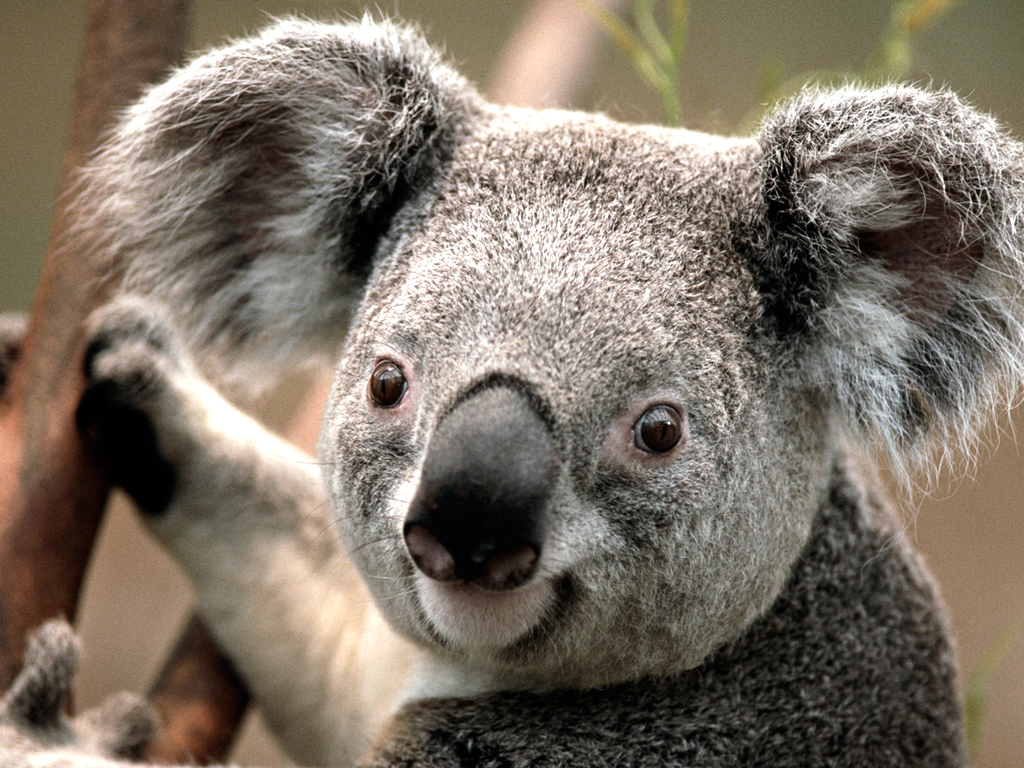
#> input picture original image.png, 1024 x 768 px
$ python circleblur.py 'original image.png' out.png 100
#> lines starting #> are read from the running program, lines starting #| are printed output that depends on the picture
from math import sqrt
from PIL import Image
from itertools import product
import sys
class Circle:
    radius=int(sys.argv[3])
    diameter=2*radius
    @staticmethod
    def pix_avg(pixes):
        r,g,b=0,0,0
        l=len(pixes)
        for p in pixes:
            r+=p[0]
            g+=p[1]
            b+=p[2]
        return (r//l,g//l,b//l)
    @staticmethod
    def is_valid_pixel(position):
        if position[0]<0 or position[0]>=width or position[1]<0 or position[1]>=height:
            return False
        return True
    def __init__(self,column,row):
        self.column=column
        self.row=row
        self.center=((2*column+1)*Circle.radius+column,(2*row+1)*Circle.radius+row)
        self.members=self.get_members()
        self.color=self.get_color()
    def get_members(self):
        members=[]
        for h in range(Circle.radius+1):
            x=int(sqrt(self.radius**2-h**2))
            for j in range(x+1):
                xes=(self.center[0]+j,self.center[0]-j)
                hes=(self.center[1]+h,self.center[1]-h)
                new_points=product(xes,hes)
                for m in new_points:
                    if Circle.is_valid_pixel(m):
                        members.append(m)
        return members
    def get_color(self):
        member_colors=[original.getpixel(address) for address in self.members]
        if len(self.members)==0:
            print(self.center)
            return(255,0,0)
        return Circle.pix_avg(member_colors)
    def appear(self,img):
        for m in self.members:
            img.putpixel(m,self.color)
original=Image.open(sys.argv[1])
#> original is the input picture: PIL image 1024x768 RGB; mean R, G, B 125.4, 114.7, 102
new_image=Image.new('RGB',original.size)
#> new_image: PIL image 1024x768 RGB; every value is 0
width,height=original.size
#> width = 1024; height = 768
circle_row=width//(Circle.diameter+1)
#> circle_row = 5
circle_column=height//(Circle.diameter+1)
#> circle_column = 3
for r in range(circle_row):
    for c in range(circle_column):
        Circle(r,c).appear(new_image)
#> this loop made 5 passes
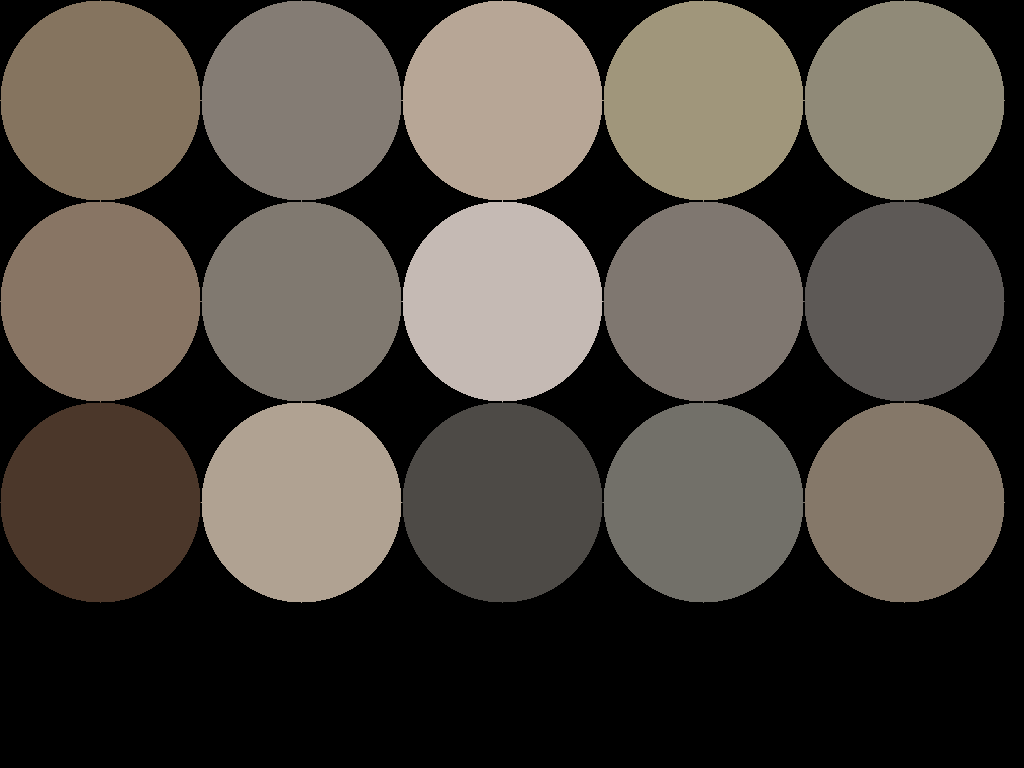
#> new_image: PIL image 1024x768 RGB; mean R, G, B 80.2, 73.9, 66.4
new_image.save(sys.argv[2])
